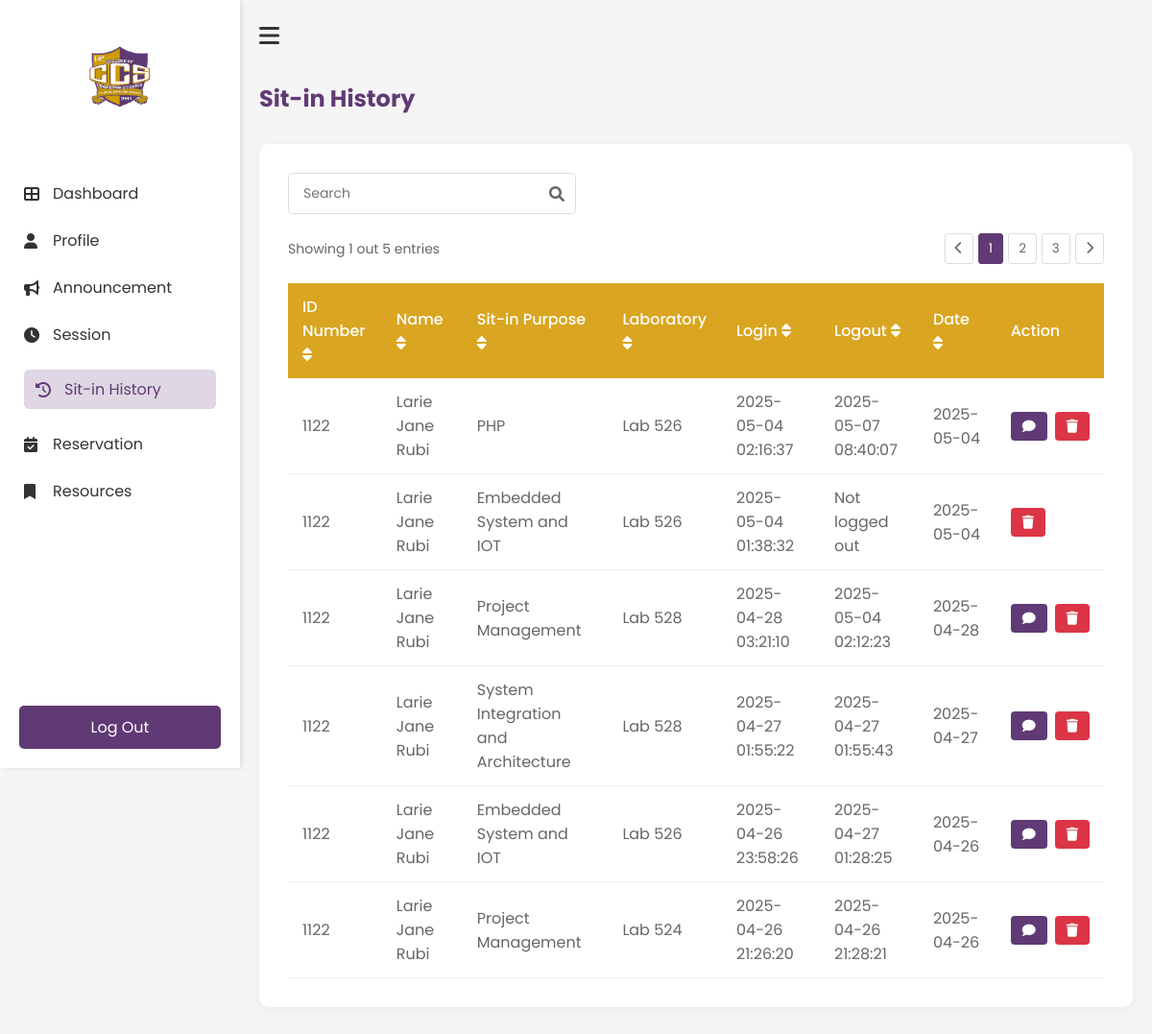
Page /History (signed in) on the committed database.
### tables this page shows
CREATE TABLE reservations (
                id INTEGER PRIMARY KEY AUTOINCREMENT,
                idno TEXT NOT NULL,
                purpose TEXT NOT NULL,
                lab TEXT NOT NULL,
                computer_number INTEGER NOT NULL,
                time_in DATETIME NOT NULL,
                time_out DATETIME,
                status TEXT DEFAULT 'Pending',
                requested_time DATETIME,
                FOREIGN KEY (idno) REFERENCES users(IDNO)
            );

### app.py (the view)
@app.route('/History')
def History():
    if 'username' not in session:
        return redirect(url_for('login'))
    history = get_user_history(session['student_id'])
    return render_template('student/history.html', history=history)

### templates/student/history.html (shortened to what this page needs)
<!DOCTYPE html>
<html lang="en">
    <head>
        <link rel="stylesheet" href="{{ url_for('static', filename='student/history.css') }}">
        <link rel="stylesheet" href="https://cdnjs.cloudflare.com/ajax/libs/font-awesome/6.0.0-beta3/css/all.min.css">
    </head>
    <body>
        <div class="history-container">
            <nav class="sidebar" id="sidebar">
                <div class="logo-container">
                    <img src="{{ url_for('static', filename='images/ccs.png') }}" alt="ccs logo" class="logo">
                </div>
                <ul class="nav-links">
                    <li><a href="{{ url_for('Dashboard') }}"><i class="fas fa-th-large"></i>Dashboard</a></li>
                    <li><a href="{{ url_for('Profile') }}"><i class="fas fa-user"></i>Profile</a></li>
                    <li><a href="{{ url_for('Announcement') }}"><i class="fas fa-bullhorn"></i>Announcement</a></li>
                    <li><a href="{{ url_for('Session') }}"><i class="fas fa-clock"></i>Session</a></li>
                    <li><a href="{{ url_for('History') }}" class="active"><i class="fas fa-history"></i>Sit-in History</a></li>
                    <li><a href="{{ url_for('Reservation') }}"><i class="fas fa-calendar-check"></i>Reservation</a></li>
                    <li><a href="{{ url_for('Resources') }}"><i class="fas fa-bookmark"></i>Resources</a></li>
                </ul>
                <div class="logout-section">
                    <a href="{{ url_for('logout') }}" class="logout-btn"></i>Log Out</a>
                </div>
            </nav>
            <main class="main-content">
                <div class="top-bar">
                    <button id="sidebar-toggle" class="hamburger-btn"><i class="fas fa-bars"></i></button>
                </div>
                <h1 class="header">Sit-in History</h1>
                <div class="history-card">
                    <div class="search-container">
                        <input type="text" id="searchInput" placeholder="Search" class="search-input">
                        <i class="fas fa-search search-icon"></i>
                    </div>
                    <div class="table-container">
                        <div class="pagination-top">
                            <span>Showing 1 out 5 entries</span>
                            <div class="pagination-controls">
                                <button class="page-btn"><i class="fas fa-chevron-left"></i></button>
                                <button class="page-btn active">1</button>
                                <button class="page-btn">2</button>
                                <button class="page-btn">3</button>
                                <button class="page-btn"><i class="fas fa-chevron-right"></i></button>
                            </div>
                        </div>
                <table class="history-table" id="historyTable">
                    <thead>
                        <tr>
                            <th onclick="sortTable(0)">ID Number <i class="fas fa-sort"></i></th>
                            <th onclick="sortTable(1)">Name <i class="fas fa-sort"></i></th>
                            <th onclick="sortTable(2)">Sit-in Purpose <i class="fas fa-sort"></i></th>
                            <th onclick="sortTable(3)">Laboratory <i class="fas fa-sort"></i></th>
                            <th onclick="sortTable(4)">Login <i class="fas fa-sort"></i></th>
                            <th onclick="sortTable(5)">Logout <i class="fas fa-sort"></i></th>
                            <th onclick="sortTable(6)">Date <i class="fas fa-sort"></i></th>
                            <th>Action</th>
                        </tr>
                    </thead>
                    <tbody>
                            {% for record in history %}
                            <tr data-id="{{ record.id }}">
                                <td>{{ record.idno }}</td>
                                <td>{{ record.name }}</td>
                                <td>{{ record.purpose }}</td>
                                <td>{{ record.laboratory }}</td>
                                <td>{{ record.login }}</td>
                                <td>{{ record.logout }}</td>
                                <td>{{ record.date }}</td>
                                <td>
                                    <div class="action-buttons">
                                        {% if record.status == 'Completed' %}
                                            <button class="feedback-btn" onclick="openFeedbackModal('{{ record.id }}')">
                                                <i class="fas fa-comment"></i>
                                            </button>
                                        {% endif %}
                                        <button class="delete-btn" onclick="deleteRecord('{{ record.id }}')">
                                            <i class="fas fa-trash"></i>
                                        </button>
                                    </div>
                                </td>
                            </tr>
                            {% endfor %}
                        </tbody>
                </table>
            </div>
        </div>
    </main>
    </body>
</html>

### static/student/history.css (style rules this page uses)
* { margin: 0; padding: 0; box-sizing: border-box; font-family: 'Poppins', sans-serif; }
body { background-color: #f5f5f5; }
.history-container { display: flex; min-height: 100vh; }
.history-card { background: white; border-radius: 10px; padding: 30px; box-shadow: 0 2px 10px rgba(0, 0, 0, 0.05); margin: 20px 0; }
.search-container { position: relative; margin-bottom: 20px; max-width: 300px; }
.search-input { width: 100%; padding: 10px 35px 10px 15px; border: 1px solid #ddd; border-radius: 5px; font-size: 14px; }
.search-icon { position: absolute; right: 12px; top: 50%; transform: translateY(-50%); color: #666; }
.table-container { overflow-x: auto; }
.pagination-top { display: flex; justify-content: space-between; align-items: center; margin-bottom: 20px; color: #666; font-size: 14px; }
.pagination-controls { display: flex; gap: 5px; }
.page-btn { padding: 5px 10px; border: 1px solid #ddd; background: white; border-radius: 3px; cursor: pointer; color: #666; }
.page-btn.active { background-color: #603A75; color: white; border-color: #603A75; }
.history-table { width: 100%; border-collapse: collapse; margin-top: 10px; }
.history-table th { background-color: #DAA520; color: white; text-align: left; padding: 12px 15px; font-weight: 500; }
.history-table td { padding: 12px 15px; border-bottom: 1px solid #eee; color: #666; }
.sidebar { width: 250px; height: 100vh; position: fixed; left: 0; top: 0; background-color: white; padding: 20px 0; transition: all 0.3s ease; box-shadow: 2px 0 5px rgba(0, 0, 0, 0.1); z-index: 1000; }
.main-content { margin-left: 250px; transition: all 0.3s ease; width: calc(100% - 250px); padding: 20px; }
.main-content { flex: 1; padding: 20px; transition: all 0.3s ease; }
.top-bar { display: flex; align-items: center; margin-bottom: 30px; }
.hamburger-btn { background: none; border: none; font-size: 24px; cursor: pointer; margin-right: 15px; color: #333; }
.logo-container { text-align: center; padding: 20px 0; }
.logo { width: 80px; height: auto; }
.nav-links { list-style: none; padding: 0; margin-top: 30px; }
.nav-links li { padding: 12px 25px; }
.nav-links li a { color: #333; text-decoration: none; display: flex; align-items: center; transition: 0.3s; }
.nav-links li a:hover, .nav-links li a.active { padding: 8px 12px; border-radius: 5px; color: #603A75; background-color: rgba(96, 58, 117, 0.2); }
.nav-links li a i { margin-right: 10px; width: 20px; }
.nav-links li a:hover, .nav-links li a.active { color: #603A75; }
.logout-section { position: absolute; bottom: 20px; width: 100%; padding: 0 20px; }
.logout-btn { display: block; width: 100%; padding: 10px; background-color: #603A75; color: white; text-align: center; text-decoration: none; border-radius: 5px; transition: 0.3s; }
.main-content h1 { color: #603A75; margin-bottom: 30px; font-size: 24px; }
.feedback-btn { background-color: #603A75; color: white; border: none; padding: 8px 12px; border-radius: 4px; cursor: pointer; font-family: 'Poppins', sans-serif; display: flex; align-items: center; gap: 5px; }
.feedback-btn i { font-size: 14px; }
.action-buttons { display: flex; gap: 8px; }
.delete-btn { background-color: #dc3545; color: white; border: none; padding: 8px 12px; border-radius: 4px; cursor: pointer; font-family: 'Poppins', sans-serif; display: flex; align-items: center; }
.delete-btn i { font-size: 14px; }

### rows in the picture
reservations: idno "1122", name "Larie Jane Rubi", purpose "PHP", laboratory "Lab 526", login "2025-05-04 02:16:37", logout "2025-05-07 08:40:07", date "2025-05-04"
reservations: idno "1122", name "Larie Jane Rubi", purpose "Embedded System and IOT", laboratory "Lab 526", login "2025-05-04 01:38:32", logout "Not logged out", date "2025-05-04"
reservations: idno "1122", name "Larie Jane Rubi", purpose "Project Management", laboratory "Lab 528", login "2025-04-28 03:21:10", logout "2025-05-04 02:12:23", date "2025-04-28"
reservations: idno "1122", name "Larie Jane Rubi", purpose "System Integration and Architecture", laboratory "Lab 528", login "2025-04-27 01:55:22", logout "2025-04-27 01:55:43", date "2025-04-27"
reservations: idno "1122", name "Larie Jane Rubi", purpose "Embedded System and IOT", laboratory "Lab 526", login "2025-04-26 23:58:26", logout "2025-04-27 01:28:25", date "2025-04-26"
reservations: idno "1122", name "Larie Jane Rubi", purpose "Project Management", laboratory "Lab 524", login "2025-04-26 21:26:20", logout "2025-04-26 21:28:21", date "2025-04-26"
